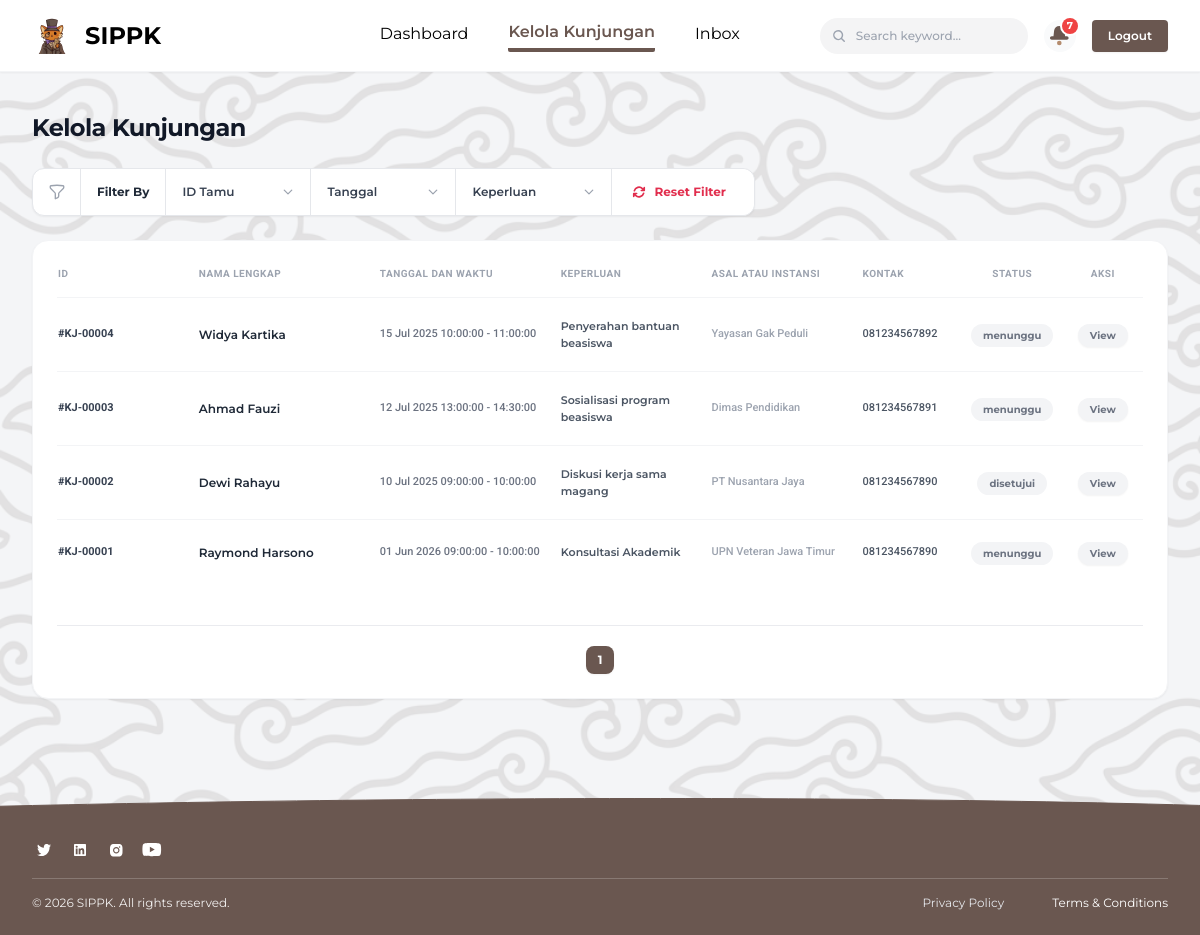
/kelolakunjungan.php, run on the app's committed database.
### tables this page shows
CREATE TABLE IF NOT EXISTS kunjungan (
    id INT UNSIGNED AUTO_INCREMENT PRIMARY KEY,
    nama_pengunjung VARCHAR(100) NOT NULL,
    no_telp VARCHAR(20) NOT NULL,
    instansi VARCHAR(150),
    keperluan VARCHAR(100) NOT NULL,
    tujuan TEXT NOT NULL,
    tanggal DATE NOT NULL,
    waktu_mulai TIME NOT NULL,
    waktu_selesai TIME NOT NULL,
    email VARCHAR(255) NOT NULL,
    status ENUM(
        'menunggu',
        'disetujui',
        'ditolak',
        'selesai'
    ) DEFAULT 'menunggu',
    created_at TIMESTAMP DEFAULT CURRENT_TIMESTAMP,
    updated_at TIMESTAMP DEFAULT CURRENT_TIMESTAMP
        ON UPDATE CURRENT_TIMESTAMP,
    notes TEXT NULL
);

### kelolakunjungan.php (the view, shortened to what the rows shown need)
<?php
require_once 'config.php';
$jumlah_data_per_halaman = 9;
$halaman_aktif = (isset($_GET['page'])) ? (int)$_GET['page'] : 1;
$params = [];
$types = "";
$sqlWhere = "";
$offset =
    ($halaman_aktif - 1)
    *
    $jumlah_data_per_halaman;
$sqlData =
    "SELECT *
     FROM kunjungan"
    . $sqlWhere .
    "
     ORDER BY id DESC
     LIMIT ?
     OFFSET ?
";
$stmt =
    $conn->prepare($sqlData);
$paramsData = $params;
$paramsData[] = $jumlah_data_per_halaman;
$paramsData[] = $offset;
$typesData =
    $types . "ii";
$stmt->bind_param(
    $typesData,
    ...$paramsData
);
$stmt->execute();
$result =
    $stmt->get_result();
$data_kunjungan = [];
while (
    $row =
    $result->fetch_assoc()
) {
    $data_kunjungan[] =
        $row;
}
?>
<!DOCTYPE html>
<html lang="id">
<head>
    <script src="https://cdn.tailwindcss.com"></script>
</head>
<body class="bg-[#f3f4f6] min-h-screen w-full flex flex-col font-montserrat antialiased overflow-x-hidden relative">
    <main class="relative z-10 w-full max-w-[1400px] mx-auto px-6 md:px-8 pt-8 md:pt-10 pb-24 flex flex-col gap-6 justify-start flex-grow">
        <div>
            <h2 class="text-2xl font-bold text-gray-900 tracking-tight">Kelola Kunjungan</h2>
        </div>
        <div class="w-full bg-white rounded-2xl p-6 shadow-sm border border-gray-100 overflow-hidden">
            <div class="w-full overflow-x-auto custom-scroll">
                <table class="w-full text-left border-collapse min-w-[1000px] table-fixed" id="mainKunjunganTable">
                    <thead>
                        <tr class="border-b border-gray-100">
                            <th class="w-[14%] pb-4 text-[10px] font-bold text-gray-400 uppercase tracking-wider font-roboto">ID</th>
                            <th class="w-[18%] pb-4 text-[10px] font-bold text-gray-400 uppercase tracking-wider font-roboto">Nama Lengkap</th>
                            <th class="w-[18%] pb-4 text-[10px] font-bold text-gray-400 uppercase tracking-wider font-roboto">Tanggal dan Waktu</th>
                            <th class="w-[15%] pb-4 text-[10px] font-bold text-gray-400 uppercase tracking-wider font-roboto">Keperluan</th>
                            <th class="w-[15%] pb-4 text-[10px] font-bold text-gray-400 uppercase tracking-wider font-roboto">Asal atau Instansi</th>
                            <th class="w-[10%] pb-4 text-[10px] font-bold text-gray-400 uppercase tracking-wider font-roboto">Kontak</th>
                            <th class="w-[10%] pb-4 text-[10px] font-bold text-gray-400 uppercase tracking-wider font-roboto text-center">STATUS</th>
                            <th class="w-[8%] pb-4 text-[10px] font-bold text-gray-400 uppercase tracking-wider font-roboto text-center">AKSI</th>
                        </tr>
                    </thead>
                    <tbody class="divide-y divide-gray-100" id="tableBodyData">
                        <?php foreach ($data_kunjungan as $row):
                            $status = strtolower($row['status']);
                            if ($status === 'in progress') { $badge_style = 'bg-purple-50 text-purple-500'; }
                            elseif ($status === 'complete' || $status === 'completed') { $badge_style = 'bg-green-50 text-green-500'; }
                            elseif ($status === 'pending') { $badge_style = 'bg-amber-50 text-amber-500'; }
                            elseif ($status === 'canceled') { $badge_style = 'bg-red-50 text-red-500'; }
                            elseif ($status === 'approved') { $badge_style = 'bg-blue-50 text-blue-500'; }
                            else { $badge_style = 'bg-gray-100 text-gray-500'; }
                        ?>
                            <tr class="hover:bg-gray-50/50 transition table-row-item">
                                <td class="py-5 text-[11px] font-bold text-gray-700 font-roboto break-words pr-2">
                                    #KJ-<?= str_pad($row['id'], 5, '0', STR_PAD_LEFT) ?>
                                </td>
                                <td class="py-5 text-xs font-semibold text-gray-800 break-words pr-2 search-target-nama"><?= htmlspecialchars($row['nama_pengunjung']) ?></td>
                                <td class="py-5 text-[11px] font-medium text-gray-500 font-roboto break-words pr-2"><?= date('d M Y', strtotime($row['tanggal'])) ?>
                                <?= htmlspecialchars($row['waktu_mulai']) ?>
                                -
                                <?= htmlspecialchars($row['waktu_selesai']) ?></td>
                                <td class="py-5 text-[11px] font-semibold text-gray-600 break-words pr-2"><?= htmlspecialchars($row['keperluan']) ?></td>
                                <td class="py-5 text-[11px] font-medium text-gray-400 font-roboto break-words pr-2 search-target-instansi"><?= htmlspecialchars($row['instansi']) ?></td>
                                <td class="py-5 text-[11px] font-medium text-gray-600 font-roboto break-words pr-2 search-target-kontak"><?= htmlspecialchars($row['no_telp']) ?></td>
                                <td class="py-5 text-center">
                                    <span class="inline-block px-3 py-1 rounded-full text-[10px] font-bold <?= $badge_style ?>">
                                        <?= htmlspecialchars($row['status']) ?>
                                    </span>
                                </td>
                                <td class="py-5 text-center">
                                    <a href="detailkunjungan.php?id=<?= $row['id'] ?>" class="inline-block bg-gray-100 hover:bg-gray-200 text-gray-500 hover:text-gray-700 text-[10px] font-bold px-3 py-1 rounded-full shadow-sm transition">
                                        View
                                    </a>
                                </td>
                            </tr>
                        <?php endforeach; ?>
                    </tbody>
                </table>
            </div>
        </div>
    </main>
</body>
</html>

### data on the page
kunjungan: id "00004", nama_pengunjung "Widya Kartika", tanggal "15 Jul 2025", waktu_mulai "10:00:00", waktu_selesai "11:00:00", keperluan "Penyerahan bantuan beasiswa", instansi "Yayasan Gak Peduli", no_telp "081234567892", status "menunggu"
kunjungan: id "00003", nama_pengunjung "Ahmad Fauzi", tanggal "12 Jul 2025", waktu_mulai "13:00:00", waktu_selesai "14:30:00", keperluan "Sosialisasi program beasiswa", instansi "Dimas Pendidikan", no_telp "081234567891", status "menunggu"
kunjungan: id "00002", nama_pengunjung "Dewi Rahayu", tanggal "10 Jul 2025", waktu_mulai "09:00:00", waktu_selesai "10:00:00", keperluan "Diskusi kerja sama magang", instansi "PT Nusantara Jaya", no_telp "081234567890", status "disetujui"
kunjungan: id "00001", nama_pengunjung "Raymond Harsono", tanggal "01 Jun 2026", waktu_mulai "09:00:00", waktu_selesai "10:00:00", keperluan "Konsultasi Akademik", instansi "UPN Veteran Jawa Timur", no_telp "081234567890", status "menunggu"

### other printed values
$jumlah_notif "7"
